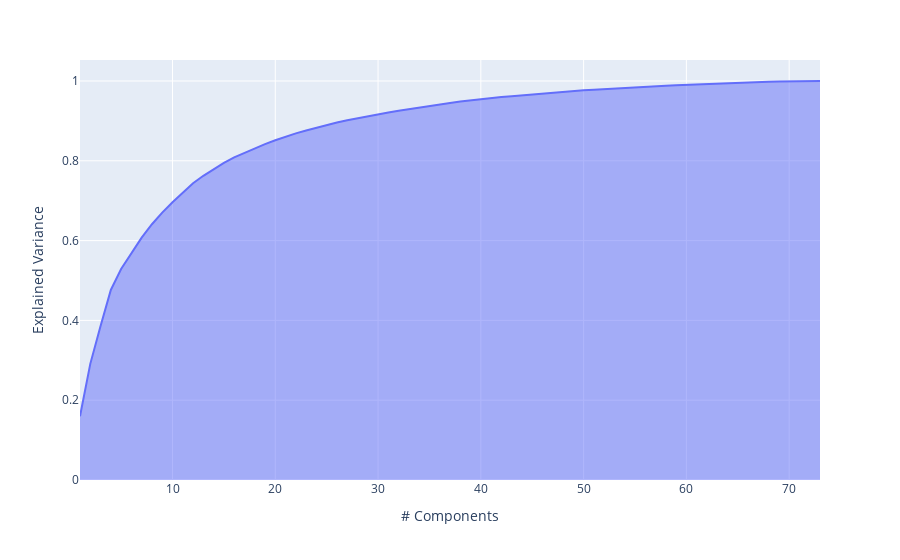

Source (notebook cell):
### Code cell
import plotly.express as px

exp_var_cumul = np.cumsum(pca1.explained_variance_ratio_)

px.area(
    x=range(1, exp_var_cumul.shape[0] + 1),
    y=exp_var_cumul,
    labels={"x": "# Components", "y": "Explained Variance"}
)

### Figure 1 — Plotly figure (JSON) as saved in the notebook; plotly's stock layout.template omitted (floating-point values rounded to 4 significant figures)
{"data": [{"hovertemplate": "# Components=%{x}<br>Explained Variance=%{y}<extra></extra>", "legendgroup": "", "line": {"color": "#636efa"}, "marker": {"symbol": "circle"}, "mode": "lines", "name": "", "orientation": "v", "showlegend": false, "stackgroup": "1", "type": "scatter", "x": [1, 2, 3, 4, 5, 6, 7, 8, 9, 10, 11, 12, 13, 14, 15, 16, 17, 18, 19, 20, 21, 22, 23, 24, 25, 26, 27, 28, 29, 30, 31, 32, 33, 34, 35, 36, 37, 38, 39, 40, 41, 42, 43, 44, 45, 46, 47, 48, 49, 50, 51, 52, 53, 54, 55, 56, 57, 58, 59, 60, 61, 62, 63, 64, 65, 66, 67, 68, 69, 70, 71, 72, 73], "xaxis": "x", "y": [0.1598, 0.2911, 0.3861, 0.4763, 0.5287, 0.5696, 0.6076, 0.641, 0.6702, 0.6961, 0.7205, 0.7436, 0.7624, 0.7795, 0.7948, 0.8085, 0.8201, 0.8314, 0.8417, 0.8515, 0.8603, 0.8687, 0.876, 0.8831, 0.8897, 0.8959, 0.9016, 0.9068, 0.9119, 0.9168, 0.9212, 0.9255, 0.9298, 0.9339, 0.938, 0.9417, 0.9451, 0.9484, 0.9516, 0.9545, 0.9572, 0.9596, 0.9621, 0.9644, 0.9667, 0.9688, 0.9709, 0.9729, 0.9748, 0.9766, 0.9784, 0.98, 0.9815, 0.983, 0.9844, 0.9857, 0.987, 0.9883, 0.9895, 0.9907, 0.9918, 0.9928, 0.9939, 0.9948, 0.9957, 0.9966, 0.9974, 0.9981, 0.9987, 0.9992, 0.9996, 0.9998, 1.0], "yaxis": "y"}], "layout": {"legend": {"tracegroupgap": 0}, "margin": {"t": 60}, "xaxis": {"anchor": "y", "domain": [0, 1], "title": {"text": "# Components"}}, "yaxis": {"anchor": "x", "domain": [0, 1], "title": {"text": "Explained Variance"}}}}
